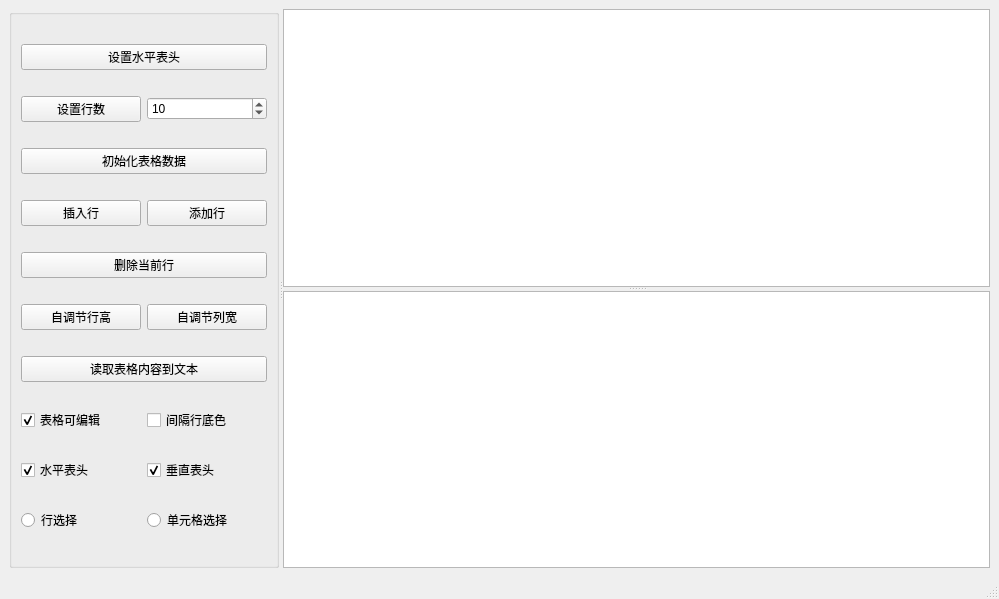
<?xml version="1.0" encoding="UTF-8"?>
<ui version="4.0">
 <class>QtTableW</class>
 <widget class="QMainWindow" name="QtTableW">
  <property name="geometry">
   <rect>
    <x>0</x>
    <y>0</y>
    <width>999</width>
    <height>599</height>
   </rect>
  </property>
  <property name="windowTitle">
   <string>QtTableW</string>
  </property>
  <widget class="QWidget" name="centralwidget">
   <layout class="QHBoxLayout" name="horizontalLayout">
    <item>
     <widget class="QSplitter" name="splitterH">
      <property name="orientation">
       <enum>Qt::Horizontal</enum>
      </property>
      <widget class="QGroupBox" name="groupBox">
       <property name="maximumSize">
        <size>
         <width>270</width>
         <height>16777215</height>
        </size>
       </property>
       <property name="title">
        <string/>
       </property>
       <layout class="QGridLayout" name="gridLayout">
        <item row="0" column="0" colspan="2">
         <widget class="QPushButton" name="btnHheader">
          <property name="text">
           <string>设置水平表头</string>
          </property>
         </widget>
        </item>
        <item row="1" column="0">
         <widget class="QPushButton" name="btnSetRowCount">
          <property name="text">
           <string>设置行数</string>
          </property>
         </widget>
        </item>
        <item row="1" column="1">
         <widget class="QSpinBox" name="spinRowCount">
          <property name="value">
           <number>10</number>
          </property>
         </widget>
        </item>
        <item row="2" column="0" colspan="2">
         <widget class="QPushButton" name="btnInitData">
          <property name="text">
           <string>初始化表格数据</string>
          </property>
         </widget>
        </item>
        <item row="3" column="0">
         <widget class="QPushButton" name="btnInsertRow">
          <property name="text">
           <string>插入行</string>
          </property>
         </widget>
        </item>
        <item row="3" column="1">
         <widget class="QPushButton" name="btnAddRow">
          <property name="text">
           <string>添加行</string>
          </property>
         </widget>
        </item>
        <item row="4" column="0" colspan="2">
         <widget class="QPushButton" name="btnDeleteRow">
          <property name="text">
           <string>删除当前行</string>
          </property>
         </widget>
        </item>
        <item row="5" column="0">
         <widget class="QPushButton" name="btnAutoHeight">
          <property name="text">
           <string>自调节行高</string>
          </property>
         </widget>
        </item>
        <item row="5" column="1">
         <widget class="QPushButton" name="btnAutoWidth">
          <property name="text">
           <string>自调节列宽</string>
          </property>
         </widget>
        </item>
        <item row="6" column="0" colspan="2">
         <widget class="QPushButton" name="btnReadData">
          <property name="text">
           <string>读取表格内容到文本</string>
          </property>
         </widget>
        </item>
        <item row="7" column="0">
         <widget class="QCheckBox" name="chkEditable">
          <property name="text">
           <string>表格可编辑</string>
          </property>
          <property name="checked">
           <bool>true</bool>
          </property>
         </widget>
        </item>
        <item row="7" column="1">
         <widget class="QCheckBox" name="chkBgColor">
          <property name="text">
           <string>间隔行底色</string>
          </property>
         </widget>
        </item>
        <item row="8" column="0">
         <widget class="QCheckBox" name="chkHheader">
          <property name="text">
           <string>水平表头</string>
          </property>
          <property name="checkable">
           <bool>true</bool>
          </property>
          <property name="checked">
           <bool>true</bool>
          </property>
         </widget>
        </item>
        <item row="8" column="1">
         <widget class="QCheckBox" name="chkVHeader">
          <property name="text">
           <string>垂直表头</string>
          </property>
          <property name="checked">
           <bool>true</bool>
          </property>
         </widget>
        </item>
        <item row="9" column="0">
         <widget class="QRadioButton" name="radioSelRow">
          <property name="text">
           <string>行选择</string>
          </property>
         </widget>
        </item>
        <item row="9" column="1">
         <widget class="QRadioButton" name="radioSelCell">
          <property name="text">
           <string>单元格选择</string>
          </property>
         </widget>
        </item>
       </layout>
      </widget>
      <widget class="QSplitter" name="splitterV">
       <property name="orientation">
        <enum>Qt::Vertical</enum>
       </property>
       <widget class="QTableWidget" name="tableWidget"/>
       <widget class="QPlainTextEdit" name="plainTextEdit"/>
      </widget>
     </widget>
    </item>
   </layout>
  </widget>
  <widget class="QStatusBar" name="statusbar"/>
 </widget>
 <resources/>
 <connections/>
</ui>
